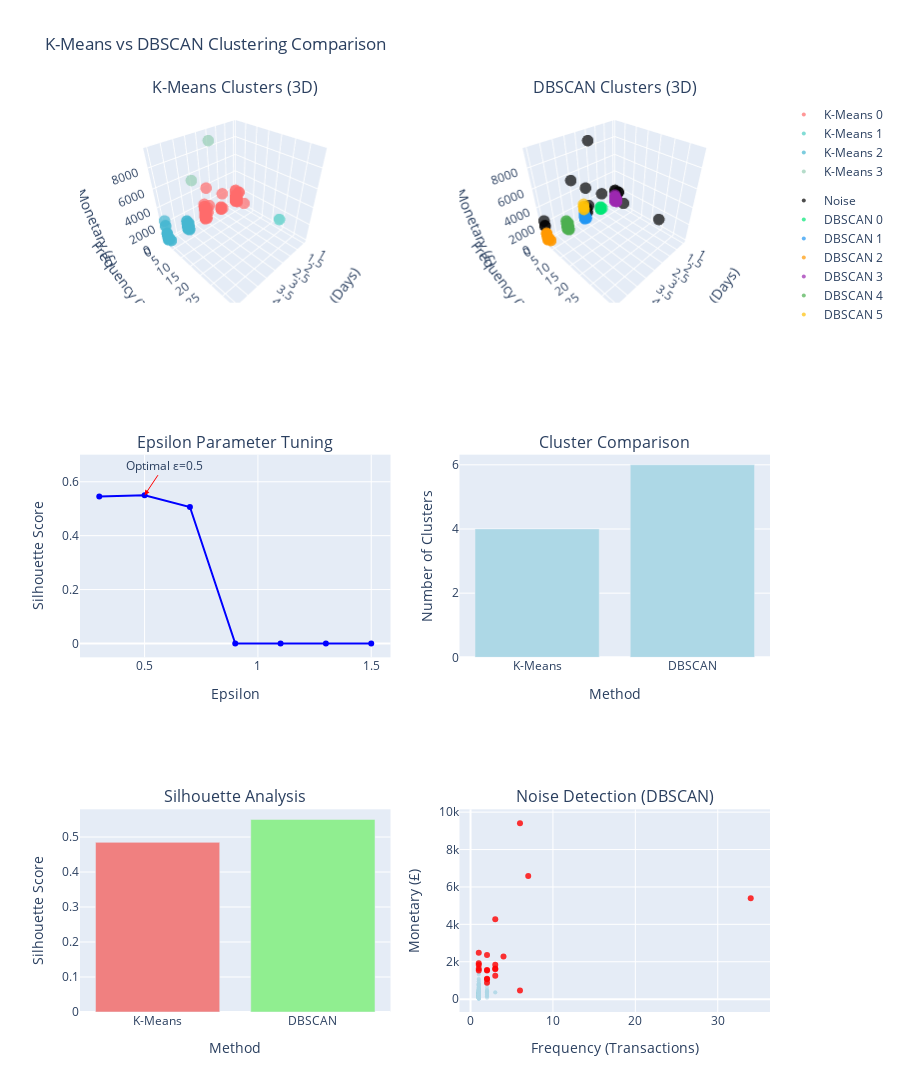

The code cell stored with this chart in its notebook:
### Code cell
# DBSCAN Clustering Analysis
from sklearn.cluster import DBSCAN
from sklearn.neighbors import NearestNeighbors

# Find optimal epsilon using k-distance graph
k = 4  # MinPts = k = 4 (common choice)
neighbors = NearestNeighbors(n_neighbors=k)
neighbors_fit = neighbors.fit(rfm_scaled)
distances, indices = neighbors_fit.kneighbors(rfm_scaled)
distances = np.sort(distances[:, k-1], axis=0)

# Apply DBSCAN with different epsilon values
eps_values = [0.3, 0.5, 0.7, 0.9, 1.1, 1.3, 1.5]
dbscan_results = []

for eps in eps_values:
    dbscan = DBSCAN(eps=eps, min_samples=4)
    dbscan_labels = dbscan.fit_predict(rfm_scaled)
    
    n_clusters = len(set(dbscan_labels)) - (1 if -1 in dbscan_labels else 0)
    n_noise = list(dbscan_labels).count(-1)
    
    if n_clusters > 0:
        from sklearn.metrics import silhouette_score
        silhouette_avg = silhouette_score(rfm_scaled, dbscan_labels) if n_clusters > 1 else 0
    else:
        silhouette_avg = -1
    
    dbscan_results.append({
        'eps': eps,
        'n_clusters': n_clusters,
        'n_noise': n_noise,
        'silhouette': silhouette_avg
    })

# Select optimal epsilon
dbscan_df = pd.DataFrame(dbscan_results)
optimal_eps = dbscan_df.loc[dbscan_df['silhouette'].idxmax(), 'eps']

# Apply optimal DBSCAN
dbscan_optimal = DBSCAN(eps=optimal_eps, min_samples=4)
rfm_scores['DBSCAN_Cluster'] = dbscan_optimal.fit_predict(rfm_scaled)

# Create comprehensive comparison visualization
fig = make_subplots(
    rows=3, cols=2,
    subplot_titles=(
        'K-Means Clusters (3D)', 'DBSCAN Clusters (3D)',
        'Epsilon Parameter Tuning', 'Cluster Comparison',
        'Silhouette Analysis', 'Noise Detection (DBSCAN)'
    ),
    specs=[[{"type": "scatter3d"}, {"type": "scatter3d"}],
           [{"type": "scatter"}, {"type": "bar"}],
           [{"type": "bar"}, {"type": "scatter"}]]
)

# K-Means 3D visualization
kmeans_colors = ['#FF6B6B', '#4ECDC4', '#45B7D1', '#96CEB4']
for i in range(4):
    cluster_mask = rfm_scores['Cluster'] == i
    cluster_data = rfm_scores[cluster_mask]
    
    fig.add_trace(
        go.Scatter3d(
            x=cluster_data['Recency'],
            y=cluster_data['Frequency'],
            z=cluster_data['Monetary'],
            mode='markers',
            marker=dict(size=4, color=kmeans_colors[i], opacity=0.7),
            name=f'K-Means {i}',
            legendgroup='kmeans'
        ),
        row=1, col=1
    )

# DBSCAN 3D visualization
dbscan_clusters = sorted(rfm_scores['DBSCAN_Cluster'].unique())
dbscan_colors = ['#FF1744', '#00E676', '#2196F3', '#FF9800', '#9C27B0', '#4CAF50', '#FFC107']

for i, cluster in enumerate(dbscan_clusters):
    cluster_mask = rfm_scores['DBSCAN_Cluster'] == cluster
    cluster_data = rfm_scores[cluster_mask]
    
    color = '#000000' if cluster == -1 else dbscan_colors[i % len(dbscan_colors)]
    name = 'Noise' if cluster == -1 else f'DBSCAN {cluster}'
    
    fig.add_trace(
        go.Scatter3d(
            x=cluster_data['Recency'],
            y=cluster_data['Frequency'],
            z=cluster_data['Monetary'],
            mode='markers',
            marker=dict(size=4, color=color, opacity=0.7),
            name=name,
            legendgroup='dbscan'
        ),
        row=1, col=2
    )

# Epsilon parameter tuning
fig.add_trace(
    go.Scatter(
        x=dbscan_df['eps'],
        y=dbscan_df['silhouette'],
        mode='lines+markers',
        name='Silhouette Score',
        line=dict(color='blue'),
        showlegend=False
    ),
    row=2, col=1
)

# Add annotation for optimal eps instead of vertical line
fig.add_annotation(
    x=optimal_eps,
    y=dbscan_df.loc[dbscan_df['eps'] == optimal_eps, 'silhouette'].iloc[0],
    text=f"Optimal ε={optimal_eps}",
    showarrow=True,
    arrowhead=2,
    arrowcolor="red",
    ax=20,
    ay=-30,
    row=2, col=1
)

# Cluster comparison
methods = ['K-Means', 'DBSCAN']
cluster_counts = [4, len([x for x in dbscan_clusters if x != -1])]
noise_counts = [0, list(rfm_scores['DBSCAN_Cluster']).count(-1)]

fig.add_trace(
    go.Bar(x=methods, y=cluster_counts, name='Clusters', marker_color='lightblue', showlegend=False),
    row=2, col=2
)

# Silhouette comparison
from sklearn.metrics import silhouette_score
kmeans_silhouette = silhouette_score(rfm_scaled, rfm_scores['Cluster'])
dbscan_silhouette = silhouette_score(rfm_scaled, rfm_scores['DBSCAN_Cluster']) if len(set(rfm_scores['DBSCAN_Cluster'])) > 1 else 0

fig.add_trace(
    go.Bar(
        x=['K-Means', 'DBSCAN'],
        y=[kmeans_silhouette, dbscan_silhouette],
        marker_color=['lightcoral', 'lightgreen'],
        name='Silhouette Score',
        showlegend=False
    ),
    row=3, col=1
)

# Noise detection scatter
noise_data = rfm_scores[rfm_scores['DBSCAN_Cluster'] == -1]
normal_data = rfm_scores[rfm_scores['DBSCAN_Cluster'] != -1]

fig.add_trace(
    go.Scatter(
        x=normal_data['Frequency'],
        y=normal_data['Monetary'],
        mode='markers',
        marker=dict(color='lightblue', size=4, opacity=0.6),
        name='Normal Points',
        showlegend=False
    ),
    row=3, col=2
)

fig.add_trace(
    go.Scatter(
        x=noise_data['Frequency'],
        y=noise_data['Monetary'],
        mode='markers',
        marker=dict(color='red', size=6, opacity=0.8),
        name='Noise/Outliers',
        showlegend=False
    ),
    row=3, col=2
)

# Update layout
fig.update_layout(
    height=1200,
    title_text="K-Means vs DBSCAN Clustering Comparison",
    showlegend=True
)

# Update axes labels
fig.update_scenes(
    xaxis_title="Recency (Days)",
    yaxis_title="Frequency (Transactions)",
    zaxis_title="Monetary (£)"
)

fig.update_xaxes(title_text="Epsilon", row=2, col=1)
fig.update_yaxes(title_text="Silhouette Score", row=2, col=1)
fig.update_xaxes(title_text="Method", row=2, col=2)
fig.update_yaxes(title_text="Number of Clusters", row=2, col=2)
fig.update_xaxes(title_text="Method", row=3, col=1)
fig.update_yaxes(title_text="Silhouette Score", row=3, col=1)
fig.update_xaxes(title_text="Frequency (Transactions)", row=3, col=2)
fig.update_yaxes(title_text="Monetary (£)", row=3, col=2)

fig.show()

# DBSCAN cluster analysis
dbscan_analysis = pd.DataFrame()

for cluster_id in sorted(rfm_scores['DBSCAN_Cluster'].unique()):
    cluster_data = rfm_scores[rfm_scores['DBSCAN_Cluster'] == cluster_id]
    
    analysis = {
        'Cluster': cluster_id,
        'Size': len(cluster_data),
        'Size_Percentage': len(cluster_data) / len(rfm_scores) * 100,
        'Avg_Recency': cluster_data['Recency'].mean(),
        'Avg_Frequency': cluster_data['Frequency'].mean(),
        'Avg_Monetary': cluster_data['Monetary'].mean(),
        'Loyalty_Rate': cluster_data['Loyal'].mean() * 100
    }
    
    dbscan_analysis = pd.concat([dbscan_analysis, pd.DataFrame([analysis])], ignore_index=True)

# Comparison summary
comparison_summary = pd.DataFrame({
    'Method': ['K-Means', 'DBSCAN'],
    'Number_of_Clusters': [4, len([x for x in dbscan_clusters if x != -1])],
    'Noise_Points': [0, list(rfm_scores['DBSCAN_Cluster']).count(-1)],
    'Silhouette_Score': [kmeans_silhouette, dbscan_silhouette],
    'Optimal_Parameter': [f'k=4', f'eps={optimal_eps}']
}).round(3)

display(comparison_summary)
display(dbscan_analysis.round(2))

# Key insights
total_noise = list(rfm_scores['DBSCAN_Cluster']).count(-1)
noise_percentage = (total_noise / len(rfm_scores)) * 100

insights = f"""
CLUSTERING COMPARISON INSIGHTS:

K-MEANS vs DBSCAN ANALYSIS:
- K-Means identified 4 predefined clusters with silhouette score: {kmeans_silhouette:.3f}
- DBSCAN identified {len([x for x in dbscan_clusters if x != -1])} clusters with silhouette score: {dbscan_silhouette:.3f}
- DBSCAN detected {total_noise} noise points ({noise_percentage:.1f}% of data)
- Optimal epsilon for DBSCAN: {optimal_eps}

ALGORITHM STRENGTHS:
K-Means: Consistent cluster sizes, good for well-separated spherical clusters
DBSCAN: Identifies outliers, handles irregular cluster shapes, no predefined cluster count

BUSINESS IMPLICATIONS:
- Noise points in DBSCAN represent unusual customer behavior patterns
- DBSCAN clusters may reveal natural customer groupings
- K-Means provides more balanced segments for marketing campaigns
"""

display(insights)

### Figure 1 — Plotly figure (JSON) as saved in the notebook; plotly's stock layout.template omitted (floating-point values rounded to 4 significant figures; data arrays with more than 128 entries replaced by an {"elided": "..."} marker saying what was removed)
{"data": [{"legendgroup": "kmeans", "marker": {"color": "#FF6B6B", "opacity": 0.7, "size": 4}, "mode": "markers", "name": "K-Means 0", "scene": "scene", "type": "scatter3d", "x": {"elided": "149 int values"}, "y": {"elided": "149 int values"}, "z": {"elided": "149 float values"}}, {"legendgroup": "kmeans", "marker": {"color": "#4ECDC4", "opacity": 0.7, "size": 4}, "mode": "markers", "name": "K-Means 1", "scene": "scene", "type": "scatter3d", "x": [3], "y": [34], "z": [5391.0]}, {"legendgroup": "kmeans", "marker": {"color": "#45B7D1", "opacity": 0.7, "size": 4}, "mode": "markers", "name": "K-Means 2", "scene": "scene", "type": "scatter3d", "x": {"elided": "142 int values"}, "y": {"elided": "142 int values"}, "z": {"elided": "142 float values"}}, {"legendgroup": "kmeans", "marker": {"color": "#96CEB4", "opacity": 0.7, "size": 4}, "mode": "markers", "name": "K-Means 3", "scene": "scene", "type": "scatter3d", "x": [4, 3], "y": [7, 6], "z": [6585.0, 9407.0]}, {"legendgroup": "dbscan", "marker": {"color": "#000000", "opacity": 0.7, "size": 4}, "mode": "markers", "name": "Noise", "scene": "scene2", "type": "scatter3d", "x": [5, 1, 1, 1, 3, 2, 3, 1, 4, 3, 3, 3, 1, 1, 3, 3, 5, 5, 3, 3, 3], "y": [1, 1, 1, 6, 2, 2, 2, 3, 7, 4, 6, 3, 2, 3, 2, 3, 1, 1, 3, 2, 34], "z": [1919.0, 1631.0, 1527.0, 457.4, 1528.0, 2367.0, 1559.0, 1637.0, 6585.0, 2284.0, 9407.0, 1835.0, 1086.0, 1598.0, 1062.0, 4272.0, 2475.0, 1826.0, 1252.0, 872.0, 5391.0]}, {"legendgroup": "dbscan", "marker": {"color": "#00E676", "opacity": 0.7, "size": 4}, "mode": "markers", "name": "DBSCAN 0", "scene": "scene2", "type": "scatter3d", "x": [2, 2, 2, 2, 2, 2], "y": [1, 1, 1, 1, 2, 1], "z": [346.1, 427.8, 98.5, 135.3, 381.3, 122.2]}, {"legendgroup": "dbscan", "marker": {"color": "#2196F3", "opacity": 0.7, "size": 4}, "mode": "markers", "name": "DBSCAN 1", "scene": "scene2", "type": "scatter3d", "x": [3, 3, 3, 3, 3, 3, 3, 3, 3, 3, 3, 3, 3, 3, 3, 3, 3, 3, 3, 3, 3, 3, 3, 3, 3, 3, 3, 3, 3, 3, 3, 3, 3, 3, 3, 3, 3, 3, 3, 3, 3, 3, 3, 3, 3, 3, 3, 3, 3, 3, 3, 3, 3, 3, 3, 3, 3, 3, 3, 3, 3, 3, 3], "y": [1, 1, 1, 1, 1, 1, 1, 1, 1, 1, 1, 1, 1, 1, 1, 1, 1, 1, 1, 1, 1, 1, 1, 1, 1, 2, 1, 1, 1, 1, 1, 1, 1, 1, 1, 1, 1, 1, 1, 1, 1, 1, 1, 1, 1, 1, 1, 1, 2, 1, 1, 2, 1, 1, 1, 1, 1, 1, 1, 1, 1, 1, 1], "z": [303.5, 620.0, 76.5, 336.2, 89.14, 175.5, 155.3, 248.2, 131.8, 45.12, 50.55, 295.0, 754.9, 308.3, 303.4, 408.0, 294.0, 322.2, 305.0, 189.3, 308.7, 110.4, 402.0, 35.4, 39.75, 247.2, 406.6, 237.0, 37.2, 623.7, 334.3, 349.0, 333.7, 189.8, 91.8, 124.1, 393.4, 170.7, 225.7, 164.8, 130.8, 128.0, 217.3, 254.4, 230.2, 215.6, 272.0, 183.3, 370.1, 397.5, 197.3, 298.5, 247.8, 143.5, 736.3, 591.5, 684.5, 187.5, 108.8, 127.5, 112.3, 263.3, 438.1]}, {"legendgroup": "dbscan", "marker": {"color": "#FF9800", "opacity": 0.7, "size": 4}, "mode": "markers", "name": "DBSCAN 2", "scene": "scene2", "type": "scatter3d", "x": [5, 5, 5, 5, 5, 5, 5, 5, 5, 5, 5, 5, 5, 5, 5, 5, 5, 5, 5, 5, 5, 5, 5, 5, 5, 5, 5, 5, 5, 5, 5, 5, 5, 5, 5, 5, 5, 5, 5, 5, 5, 5, 5, 5, 5, 5, 5, 5, 5, 5, 5, 5, 5, 5, 5, 5, 5, 5, 5, 5, 5, 5, 5, 5], "y": [1, 1, 1, 1, 1, 1, 1, 3, 1, 1, 2, 2, 1, 1, 1, 1, 1, 1, 1, 1, 1, 1, 1, 1, 1, 3, 1, 1, 1, 1, 1, 1, 1, 1, 1, 1, 1, 1, 1, 1, 1, 1, 1, 1, 1, 1, 1, 1, 1, 1, 1, 1, 1, 1, 1, 1, 1, 1, 1, 1, 1, 1, 1, 1], "z": [358.2, 855.9, 261.5, 192.6, 390.8, 203.3, 322.4, 366.6, 799.4, 225.7, 444.0, 360.1, 842.1, 318.1, 79.6, 204.0, 362.4, 301.2, 326.4, 136.2, 161.0, 783.1, 255.0, 445.0, 313.5, 355.8, 188.6, 350.4, 487.8, 328.8, 115.7, 939.6, 357.0, 274.9, 194.9, 354.2, 369.5, 431.0, 430.6, 471.3, 226.1, 787.4, 95.29, 233.4, 116.2, 156.1, 155.5, 134.1, 223.9, 130.8, 70.8, 101.5, 172.5, 204.9, 163.3, 200.5, 232.0, 453.5, 279.0, 295.5, 265.1, 489.6, 303.9, 165.0]}, {"legendgroup": "dbscan", "marker": {"color": "#9C27B0", "opacity": 0.7, "size": 4}, "mode": "markers", "name": "DBSCAN 3", "scene": "scene2", "type": "scatter3d", "x": [1, 1, 1, 1, 1, 1, 1, 1, 1, 1, 1, 1, 1, 1, 1, 1, 1, 1, 1, 1, 1, 1, 1, 1, 1, 1, 1, 1, 1, 1, 1, 1, 1, 1, 1, 1, 1, 1, 1, 1, 1, 1, 1, 1, 1, 1, 1, 1, 1, 1, 1, 1, 1, 1, 1, 1, 1, 1, 1, 1], "y": [2, 1, 2, 1, 2, 1, 1, 1, 1, 1, 1, 1, 1, 2, 1, 1, 2, 1, 1, 2, 1, 1, 1, 1, 1, 1, 1, 1, 1, 1, 1, 1, 1, 1, 1, 1, 1, 1, 1, 1, 1, 1, 1, 1, 1, 1, 1, 1, 1, 1, 1, 1, 2, 1, 1, 1, 1, 1, 1, 1], "z": [372.0, 473.4, 506.0, 165.9, 332.5, 734.4, 351.4, 301.1, 408.0, 230.7, 283.1, 257.0, 292.9, 391.0, 555.8, 177.9, 152.9, 429.4, 118.9, 165.1, 274.7, 382.6, 535.8, 198.4, 517.6, 317.3, 529.4, 953.0, 111.7, 329.0, 272.1, 151.4, 207.7, 155.6, 355.8, 275.8, 277.7, 535.6, 204.0, 184.8, 205.7, 128.6, 606.1, 273.3, 552.2, 152.1, 163.5, 33.15, 722.4, 179.6, 273.3, 256.9, 460.0, 114.7, 236.2, 384.7, 431.4, 277.4, 472.1, 186.9]}, {"legendgroup": "dbscan", "marker": {"color": "#4CAF50", "opacity": 0.7, "size": 4}, "mode": "markers", "name": "DBSCAN 4", "scene": "scene2", "type": "scatter3d", "x": [4, 4, 4, 4, 4, 4, 4, 4, 4, 4, 4, 4, 4, 4, 4, 4, 4, 4, 4, 4, 4, 4, 4, 4, 4, 4, 4, 4, 4, 4, 4, 4, 4, 4, 4, 4, 4, 4, 4, 4, 4, 4, 4, 4, 4, 4, 4, 4, 4, 4, 4, 4, 4, 4, 4, 4, 4, 4, 4, 4, 4, 4, 4, 4, 4, 4, 4, 4, 4, 4, 4, 4, 4, 4, 4], "y": [1, 1, 1, 1, 1, 1, 1, 1, 1, 2, 1, 1, 1, 1, 1, 1, 1, 1, 1, 1, 1, 1, 1, 1, 1, 1, 1, 1, 1, 1, 1, 2, 1, 1, 1, 1, 1, 1, 1, 1, 1, 2, 1, 1, 2, 1, 1, 1, 1, 1, 1, 1, 1, 1, 1, 2, 2, 1, 1, 1, 2, 2, 1, 2, 1, 2, 1, 1, 1, 1, 1, 1, 1, 2, 1], "z": [38.1, 199.7, 304.0, 205.9, 160.6, 350.1, 202.1, 193.2, 136.2, 623.2, 98.9, 349.1, 272.7, 1095.0, 286.9, 339.8, 485.2, 311.8, 201.8, 312.8, 223.7, 210.2, 379.8, 127.2, 304.3, 294.6, 184.5, 204.2, 106.2, 116.0, 288.5, 420.5, 326.0, 354.5, 768.4, 306.2, 306.4, 138.1, 329.7, 259.7, 15.0, 190.9, 127.1, 572.4, 256.4, 307.7, 1057.0, 351.8, 248.1, 442.3, 299.4, 207.5, 311.2, 81.75, 196.4, 877.3, 161.0, 277.1, 341.9, 113.9, 1036.0, 70.3, 518.0, 786.8, 452.5, 376.8, 304.0, 100.2, 209.0, 244.1, 261.8, 321.8, 102.8, 413.4, 344.2]}, {"legendgroup": "dbscan", "marker": {"color": "#FFC107", "opacity": 0.7, "size": 4}, "mode": "markers", "name": "DBSCAN 5", "scene": "scene2", "type": "scatter3d", "x": [3, 3, 3, 3, 3], "y": [1, 1, 1, 1, 1], "z": [1368.0, 1714.0, 1681.0, 2002.0, 1314.0]}, {"line": {"color": "blue"}, "mode": "lines+markers", "name": "Silhouette Score", "showlegend": false, "type": "scatter", "x": [0.3, 0.5, 0.7, 0.9, 1.1, 1.3, 1.5], "xaxis": "x", "y": [0.5455, 0.5502, 0.5063, 0.0, 0.0, 0.0, 0.0], "yaxis": "y"}, {"marker": {"color": "lightblue"}, "name": "Clusters", "showlegend": false, "type": "bar", "x": ["K-Means", "DBSCAN"], "xaxis": "x2", "y": [4, 6], "yaxis": "y2"}, {"marker": {"color": ["lightcoral", "lightgreen"]}, "name": "Silhouette Score", "showlegend": false, "type": "bar", "x": ["K-Means", "DBSCAN"], "xaxis": "x3", "y": [0.4848, 0.5502], "yaxis": "y3"}, {"marker": {"color": "lightblue", "opacity": 0.6, "size": 4}, "mode": "markers", "name": "Normal Points", "showlegend": false, "type": "scatter", "x": {"elided": "273 int values"}, "xaxis": "x4", "y": {"elided": "273 float values"}, "yaxis": "y4"}, {"marker": {"color": "red", "opacity": 0.8, "size": 6}, "mode": "markers", "name": "Noise/Outliers", "showlegend": false, "type": "scatter", "x": [1, 1, 1, 6, 2, 2, 2, 3, 7, 4, 6, 3, 2, 3, 2, 3, 1, 1, 3, 2, 34], "xaxis": "x4", "y": [1919.0, 1631.0, 1527.0, 457.4, 1528.0, 2367.0, 1559.0, 1637.0, 6585.0, 2284.0, 9407.0, 1835.0, 1086.0, 1598.0, 1062.0, 4272.0, 2475.0, 1826.0, 1252.0, 872.0, 5391.0], "yaxis": "y4"}], "layout": {"annotations": [{"font": {"size": 16}, "showarrow": false, "text": "K-Means Clusters (3D)", "x": 0.225, "xanchor": "center", "xref": "paper", "y": 1, "yanchor": "bottom", "yref": "paper"}, {"font": {"size": 16}, "showarrow": false, "text": "DBSCAN Clusters (3D)", "x": 0.775, "xanchor": "center", "xref": "paper", "y": 1, "yanchor": "bottom", "yref": "paper"}, {"font": {"size": 16}, "showarrow": false, "text": "Epsilon Parameter Tuning", "x": 0.225, "xanchor": "center", "xref": "paper", "y": 0.6111, "yanchor": "bottom", "yref": "paper"}, {"font": {"size": 16}, "showarrow": false, "text": "Cluster Comparison", "x": 0.775, "xanchor": "center", "xref": "paper", "y": 0.6111, "yanchor": "bottom", "yref": "paper"}, {"font": {"size": 16}, "showarrow": false, "text": "Silhouette Analysis", "x": 0.225, "xanchor": "center", "xref": "paper", "y": 0.2222, "yanchor": "bottom", "yref": "paper"}, {"font": {"size": 16}, "showarrow": false, "text": "Noise Detection (DBSCAN)", "x": 0.775, "xanchor": "center", "xref": "paper", "y": 0.2222, "yanchor": "bottom", "yref": "paper"}, {"arrowcolor": "red", "arrowhead": 2, "ax": 20, "ay": -30, "showarrow": true, "text": "Optimal ε=0.5", "x": 0.5, "xref": "x", "y": 0.5502, "yref": "y"}], "height": 1200, "scene": {"domain": {"x": [0, 0.45], "y": [0.7778, 1]}, "xaxis": {"title": {"text": "Recency (Days)"}}, "yaxis": {"title": {"text": "Frequency (Transactions)"}}, "zaxis": {"title": {"text": "Monetary (£)"}}}, "scene2": {"domain": {"x": [0.55, 1], "y": [0.7778, 1]}, "xaxis": {"title": {"text": "Recency (Days)"}}, "yaxis": {"title": {"text": "Frequency (Transactions)"}}, "zaxis": {"title": {"text": "Monetary (£)"}}}, "showlegend": true, "title": {"text": "K-Means vs DBSCAN Clustering Comparison"}, "xaxis": {"anchor": "y", "domain": [0, 0.45], "title": {"text": "Epsilon"}}, "xaxis2": {"anchor": "y2", "domain": [0.55, 1], "title": {"text": "Method"}}, "xaxis3": {"anchor": "y3", "domain": [0, 0.45], "title": {"text": "Method"}}, "xaxis4": {"anchor": "y4", "domain": [0.55, 1], "title": {"text": "Frequency (Transactions)"}}, "yaxis": {"anchor": "x", "domain": [0.3889, 0.6111], "title": {"text": "Silhouette Score"}}, "yaxis2": {"anchor": "x2", "domain": [0.3889, 0.6111], "title": {"text": "Number of Clusters"}}, "yaxis3": {"anchor": "x3", "domain": [0, 0.2222], "title": {"text": "Silhouette Score"}}, "yaxis4": {"anchor": "x4", "domain": [0, 0.2222], "title": {"text": "Monetary (£)"}}}}
